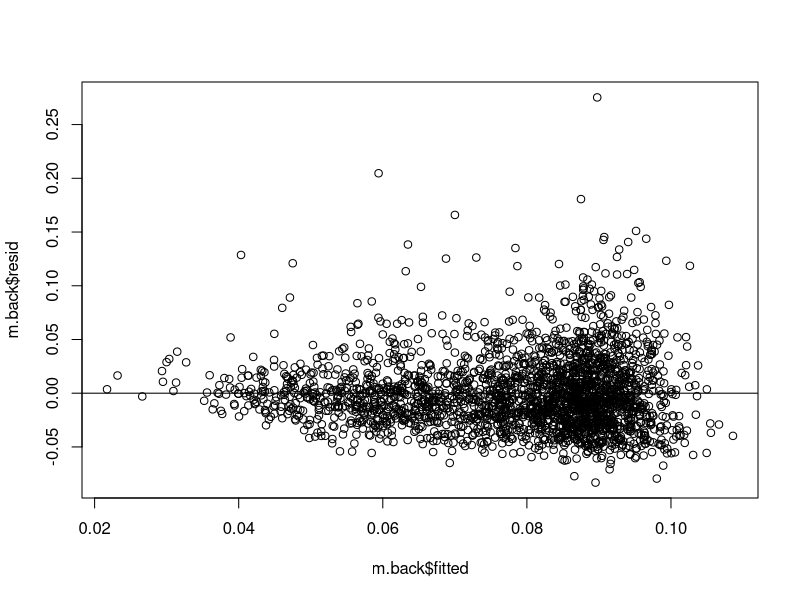
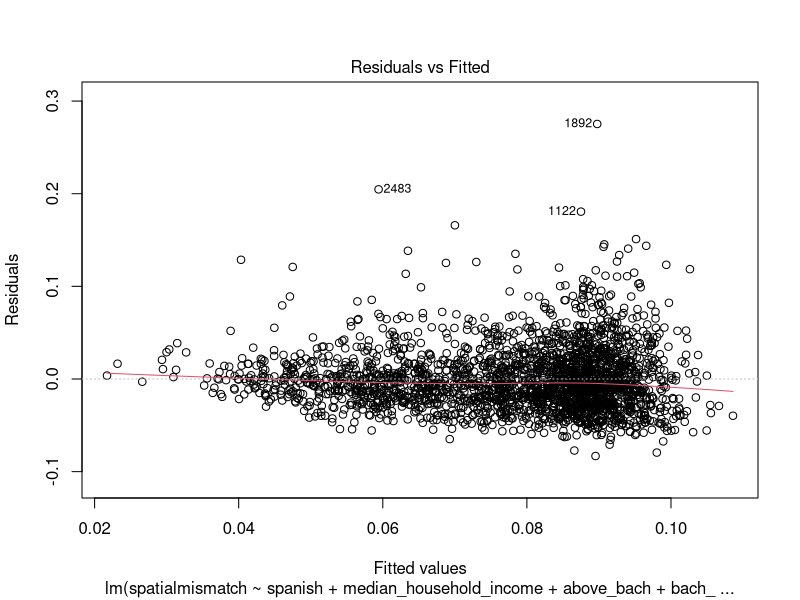
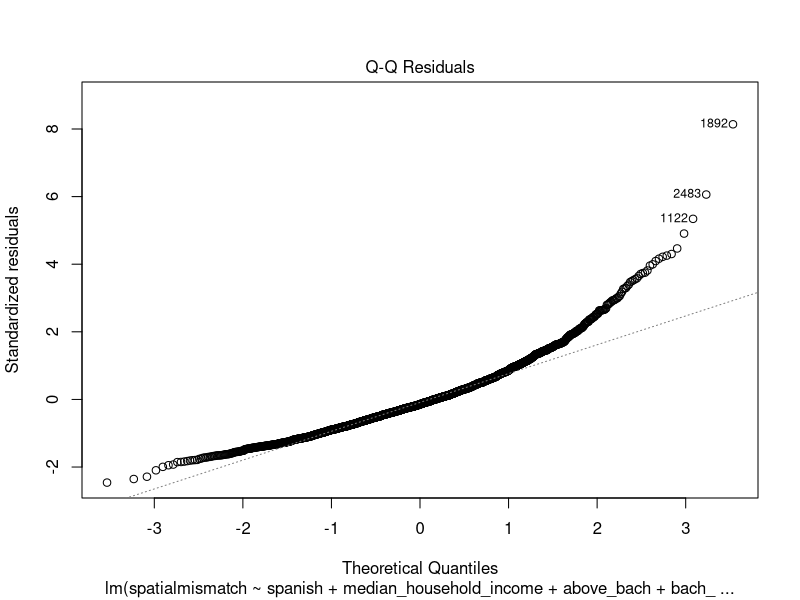
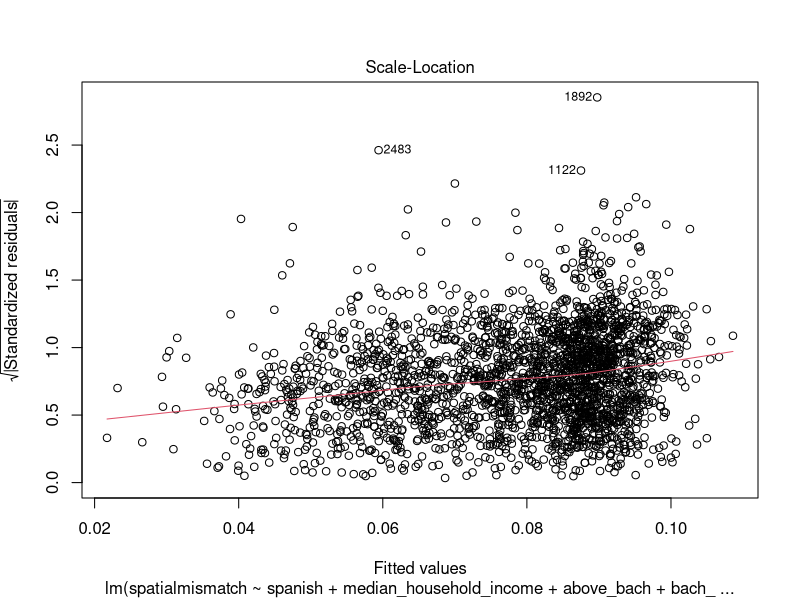
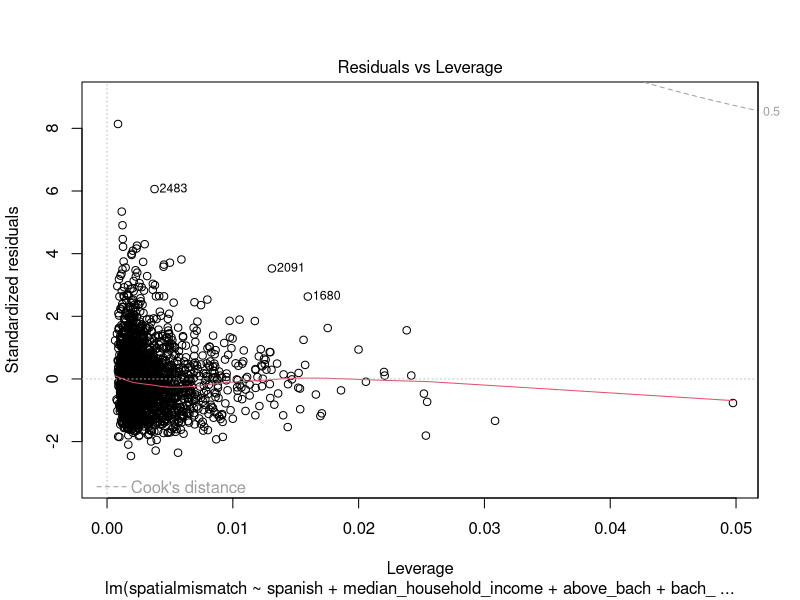

Source code (R) for these figures, in order: (Note: this script raises an error after producing the figures.)
library(readr)
model_data <- read_csv("models/model_data.csv")
m.all <- lm(spatialmismatch~ spanish + median_household_income + below_bach + above_bach + bach_interact + phd + white + nonwhite 
            + people_per_sqmi + english_better, data = model_data)

# backwards selection model, radj^2 = 0.165, 7 predictors
MSE=(summary(m.all)$sigma)^2
step(m.all, scale=MSE, direction="backward")

m.back <- lm(formula = spatialmismatch ~ spanish + median_household_income + 
            above_bach + bach_interact + phd + white + english_better, 
          data = model_data)
summary(m.back)

plot(m.back$resid~m.back$fitted)
abline(0,0)
plot(m.back)

#omit na's so that foward selection can occur, removed 42 rows
#this assignment must be run twice in order to create model_data_na
model_data_na <- na.omit(model_data)

# forward selection model, radj^2 = 0.1644, 6 predictors
m.none <- lm(spatialmismatch~1, data = model_data_na)
step(m.none, scope=list(upper=m.all), scale=MSE, direction="forward")

m.forward <- lm(formula = spatialmismatch ~ above_bach + bach_interact + white + phd + median_household_income, data = model_data_na)

summary(m.forward)

# stepwise regression model, r^2 = .165, 7 predictors
step(m.all, scope=list(upper=m.all), scale=MSE, direction="both")
m.stepwise <- lm(formula = spatialmismatch ~ spanish + median_household_income + 
                   above_bach + bach_interact + phd + white + english_better, 
                 data = model_data)
summary(m.stepwise)

anova(m.stepwise, m.forward)

# Best subsets model
all <- regsubsets(spatialmismatch~ spanish + median_household_income + below_bach + above_bach + bach_interact + phd + white + nonwhite 
                  + people_per_sqmi + english_better, data = model_data)
round(summary(all)$adjr2, 3)
plot(all, scale="adjr2")

# Lowest Cp model
round(summary(all)$cp,2)
plot(all, scale="Cp")

best_indiv_edu <- lm(formula = spatialmismatch ~ above_bach + bach_interact + white + phd + median_household_income, data = model_data_na)

summary(best_indiv_edu)

plot(best_indiv_edu)

